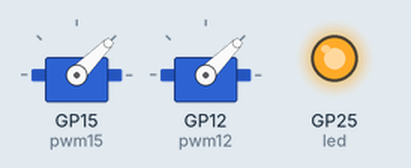
A program run on a simulated Raspberry Pi Pico running MicroPython. Parts: 2 × servo, output pins drawn as LEDs (lit = HIGH). Servo angles are drawn from the pulse width (0.5 ms = 0°, 2.5 ms = 180°); what the program prints to the serial console is not drawn.

Above: at 0.05 s.
At 1.5 s:
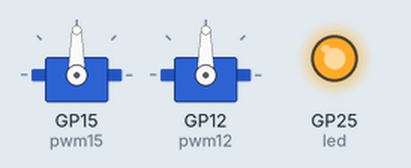
At 3.0 s:
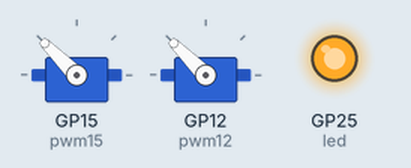
Timing chart, 0 to 3.5 s (numbered marks = the images above):
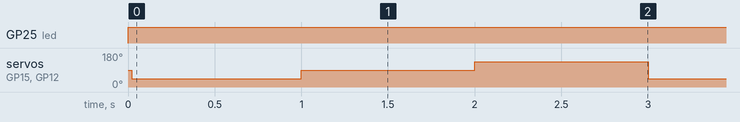

The program:

servo2.py
```python
from machine import Pin, PWM
import utime

MID = 1500000
MIN = 1000000
MAX = 2000000

led = machine.Pin("LED", machine.Pin.OUT)

pwm15 = PWM(Pin(15))
pwm12 = PWM(Pin(12))

pwm15.freq(50)
pwm15.duty_ns(MID)

pwm12.freq(50)
pwm12.duty_ns(MID)

print("Starting")

while True:
    led.on()

    pwm15.duty_ns(MIN)
    pwm12.duty_ns(MIN)
    utime.sleep(1)

    pwm15.duty_ns(MID)
    pwm12.duty_ns(MID)
    utime.sleep(1)

    pwm15.duty_ns(MAX)
    pwm12.duty_ns(MAX)
    utime.sleep(1)
```

Measured:
- by itself, GP25 (led): LOW → HIGH at 0.00 s
- by itself, servo on GP15 (pwm15), servo on GP12 (pwm12): repeats every 3.0 s: 90° 1.0 s, 135° 1.0 s, 45° 1.0 s
